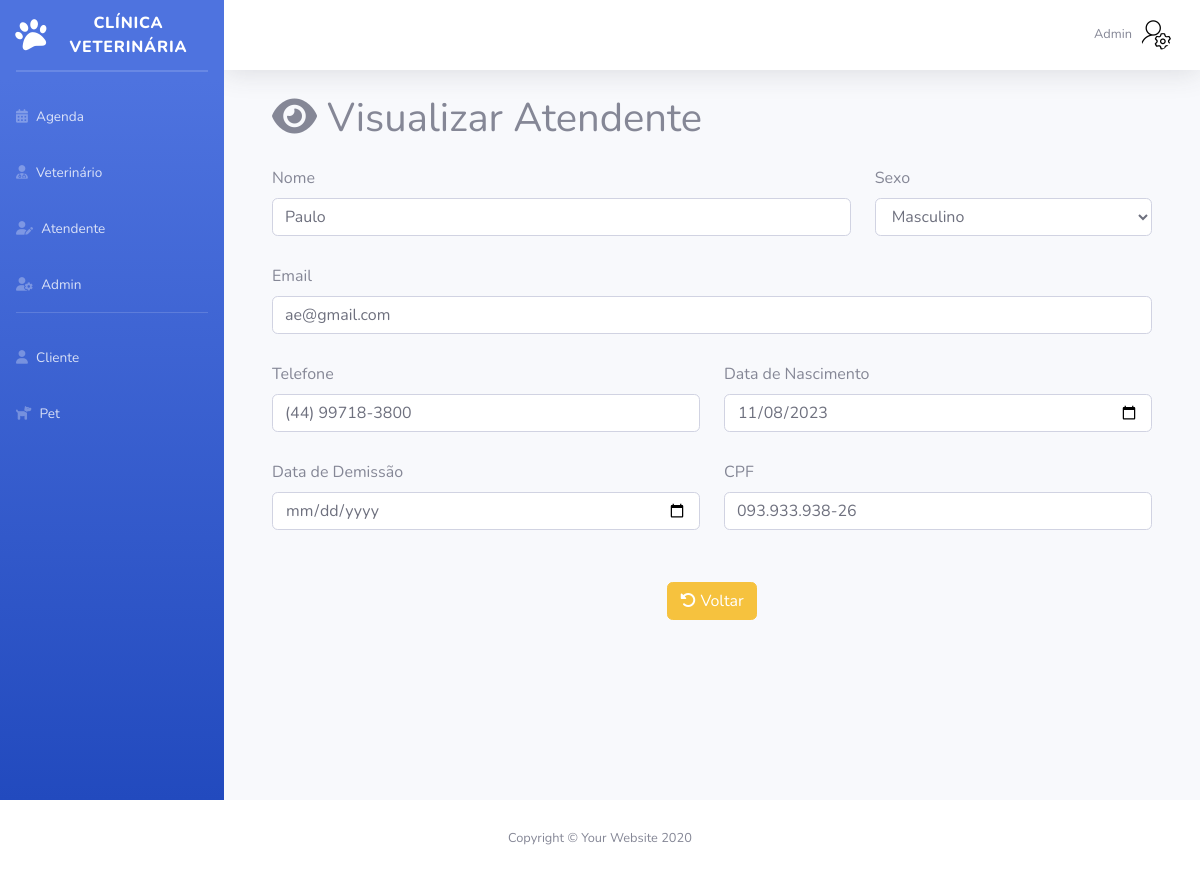
The app's page /Sistema/Admin/olharAtendente.php?id=1 (signed in), older data.
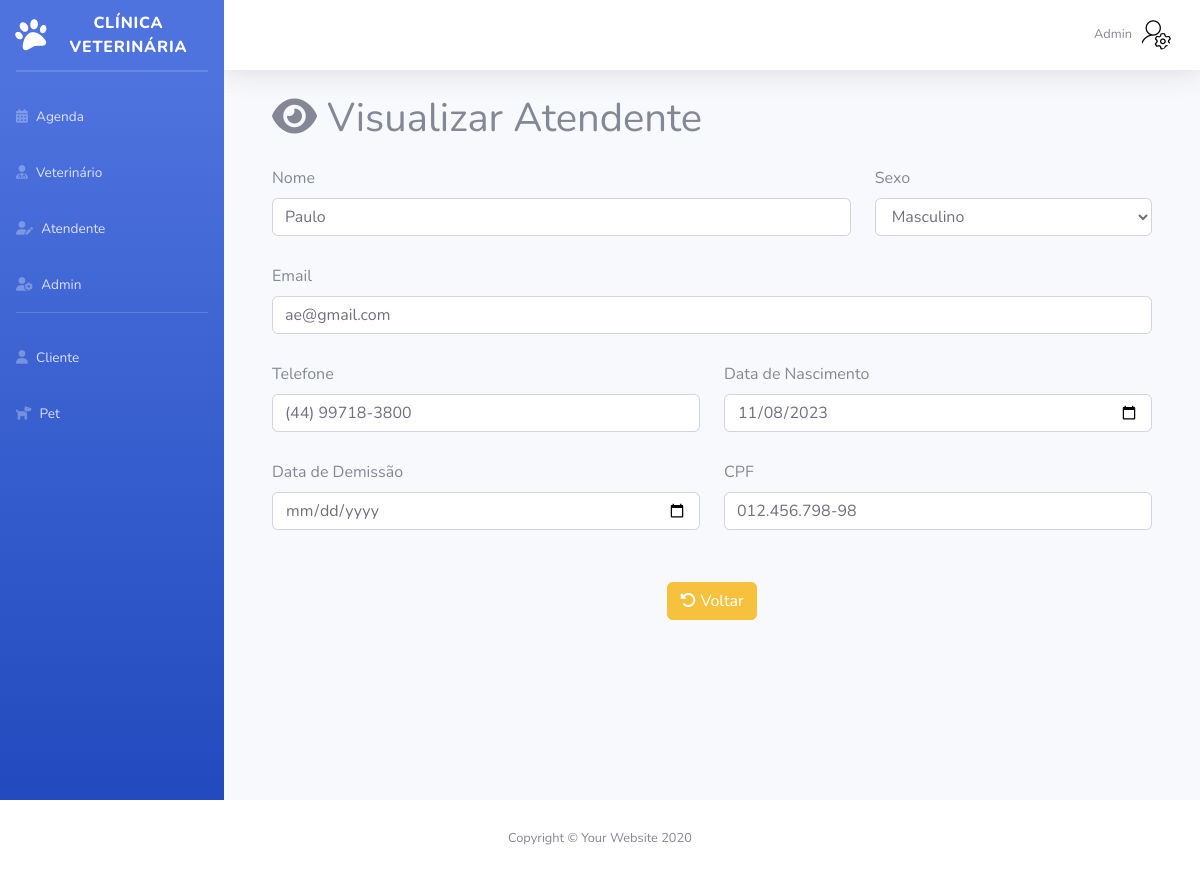
The same page, newer data.
### tables this page shows
CREATE TABLE `atendente` (
  `id` int(11) NOT NULL,
  `statusAtendente` varchar(20) NOT NULL,
  `nome` varchar(200) NOT NULL,
  `telefone` varchar(20) NOT NULL,
  `email` varchar(200) NOT NULL,
  `sexo` char(1) NOT NULL,
  `dataNascimento` date NOT NULL,
  `dataAdmissao` date NOT NULL DEFAULT current_timestamp(),
  `senha` varchar(200) NOT NULL,
  `cpf` varchar(14) NOT NULL,
  `dataDemissao` date DEFAULT NULL
);

### Sistema/Admin/olharAtendente.php (the view, shortened to what the changed rows need)
<?php
require_once("conexao.php");
$sql = "select * from atendente where id = ".$_GET['id'];
$resultado = mysqli_query($conexao, $sql);
$linha = mysqli_fetch_array($resultado);
?>
<!DOCTYPE html>
<html lang="pt-br">
<head>
    <link href="vendor/fontawesome-free/css/all.min.css" rel="stylesheet" type="text/css">
    <link href="css/sb-admin-2.min.css" rel="stylesheet">
</head>
<body id="page-top">
    <div id="wrapper">
        <div id="content-wrapper" class="d-flex flex-column">
            <div id="content">
                <div class="container-fluid">
                    <div class="container">
                        <h1 class="mb-4"><i class="fa-solid fa-eye"></i> Visualizar Atendente</h1>
                        <form method="post">
                            <div class="row">
                                <div class="col-8">
                                    <div class="mb-1">
                                        <label for="formGroupExampleInput" class="form-label">Nome</label>
                                        <input name="nome" type="text" class="form-control"
                                            value="<?= $linha['nome'] ?>"><br>
                                    </div>
                                </div>
                                <div class="col-4">
                                    <label for="sexo" class="form-label">Sexo</label>
                                    <select id="sexo" name="sexo" class="form-control">
                                        <option value="M" <?php echo ($linha['sexo'] == 'M') ? 'selected' : ''; ?>>
                                            Masculino
                                        </option>
                                    </select>
                                </div>
                            </div>
                            <div class="row">
                                <div class="col-12">
                                    <div class="mb-1">
                                        <label for="formGroupExampleInput" class="form-label">Email</label>
                                        <input name="email" type="email" class="form-control"
                                            value="<?= $linha['email'] ?>"><br>
                                    </div>
                                </div>
                            </div>
                            <div class="row">
                                <div class="col-6">
                                    <div class="mb-1">
                                        <label for="formGroupExampleInput" class="form-label">Telefone</label>
                                        <input name="telefone" type="text" maxlength="15" class="form-control"
                                            onkeyup="handlePhone(event)" value="<?= $linha['telefone'] ?>"><br>
                                    </div>
                                </div>
                                <div class="col-6">
                                    <div class="mb-1">
                                        <label for="formGroupExampleInput" class="form-label">Data de Nascimento</label>
                                        <input name="dataNascimento" type="date" class="form-control"
                                            value="<?= $linha['dataNascimento'] ?>"><br>
                                    </div>
                                </div>
                            </div>
                            <div class="row">
                                <div class="col-6">
                                    <div class="mb-1">
                                        <div class="mb-1">
                                            <label for="formGroupExampleInput" class="form-label">Data de
                                                Demissão</label>
                                            <input name="dataDemissao" id="dataDemissao" type="date"
                                                class="form-control" value="<?= $linha['dataDemissao'] ?>">
                                        </div>
                                    </div>
                                </div>
                                <div class="col-6">
                                    <div class="mb-1">
                                        <label for="formGroupExampleInput" class="form-label">CPF</label>
                                        <input name="cpf" type="text" class="form-control" maxlength="15"
                                            value="<?= $linha['cpf'] ?>" oninput="applyCpfMask(this)"><br>
                                    </div>
                                </div>
                            </div><br>
                    </div>
                </div>
                </form><br>
            </div>
            <?php
            require_once("footer.php");
            ?>
</body>
</html>

Row changes from the older to the newer data that the page shows:
changed atendente "Paulo": cpf "093.933.938-26" → "012.456.798-98"
